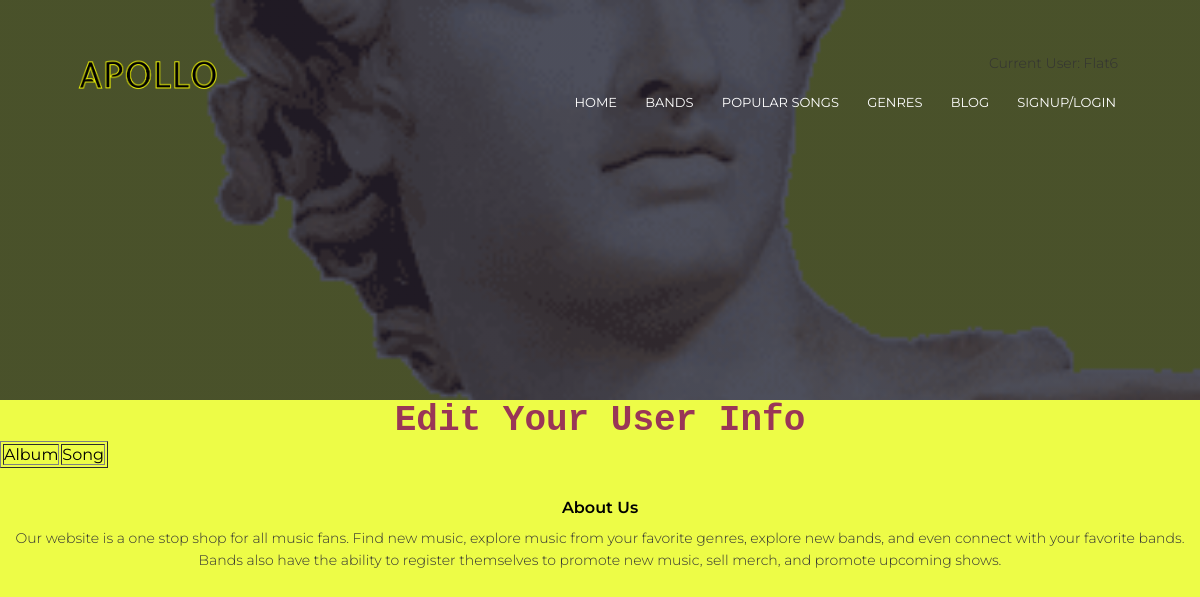
The app's page /show_discog/1 (signed in), older data.
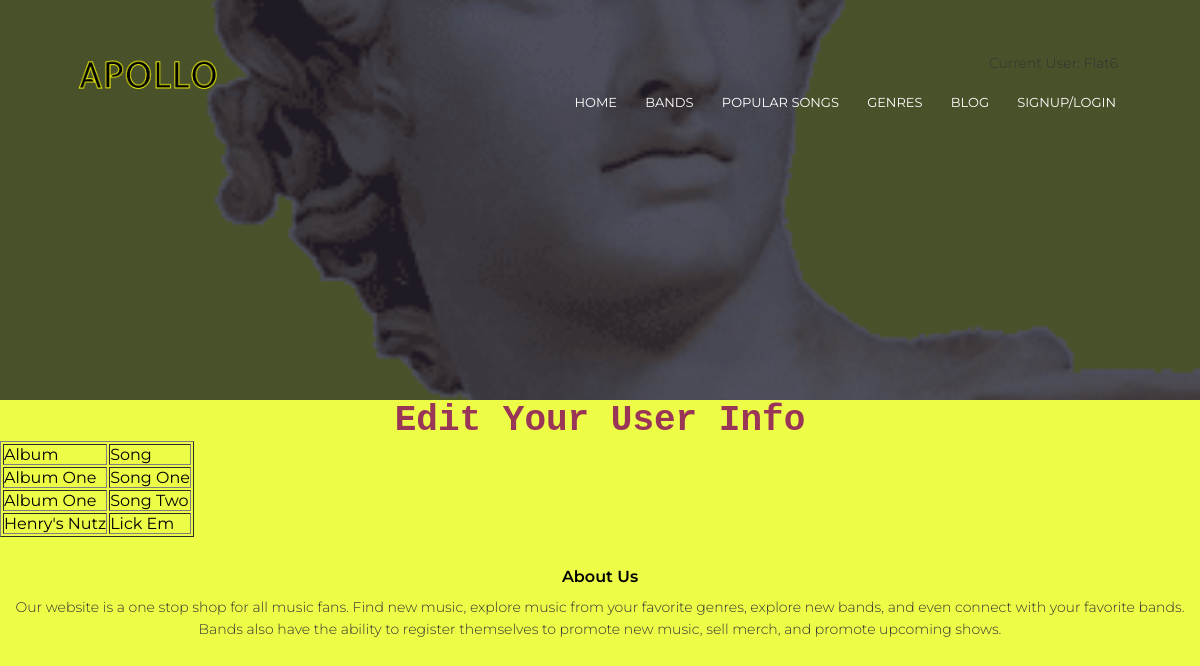
The same page, newer data.
### models.py (models this page shows)
class Discography(db.Model):
    __tablename__ = 'discography'
    id = db.Column(db.Integer, primary_key=True)
    user_id = db.Column(db.Integer)
    album = db.Column(db.String(100))
    song = db.Column(db.String(100))

### main.py (the view)
@main.route('/show_discog/<int:bid>', methods=[ 'GET' , 'POST' ])
def display_discog(bid):
    all_discography = Discography.query.filter_by(user_id=bid)
    return render_template('display-discography.html',rows=all_discography, bid=bid)

### __init__.py (called while the page is built)
def create_app():
    app = Flask(__name__)
    app.config['SECRET_KEY'] = 'secret-key-goes-here'
    app.config['SQLALCHEMY_DATABASE_URI'] = 'sqlite:///db.sqlite'
    db.init_app(app)
    from .auth import auth as auth_blueprint
    app.register_blueprint(auth_blueprint)
    from .main import main as main_blueprint
    app.register_blueprint(main_blueprint)
    login_manager = LoginManager()
    login_manager.login_view = 'auth.login'
    login_manager.init_app(app)
    from .models import User
    @login_manager.user_loader
    def load_user(id):
        if User.query.get(int(id)):
            return User.query.get(int(id))
    with app.app_context():
        db.create_all()
        db.session.commit()
    return app

### templates/display-discography.html (shortened to what this page needs)
{% extends "header.html" %}
{% block content %}
<body style="background-color: #edfc47;">
    <h1 style="color:#993657; text-align: center; font-family: 'Courier New', monospace;"> Edit Your User Info
    </h1>
  <table border = 1>
    <thead>
       <td>Album</td>
       <td>Song</td>
    </thead>
    {% for row in rows %}
       <tr>
          <td>{{row["album"]}}</td>
          <td>{{row["song"]}}</td>
       </tr>
    {% endfor %}
 </table>
</body>
{% endblock %}

Row changes from the older to the newer data that the page shows:
added Discography: album "Album One", song "Song One"
added Discography: album "Album One", song "Song Two"
added Discography: album "Henry's Nutz", song "Lick Em"
